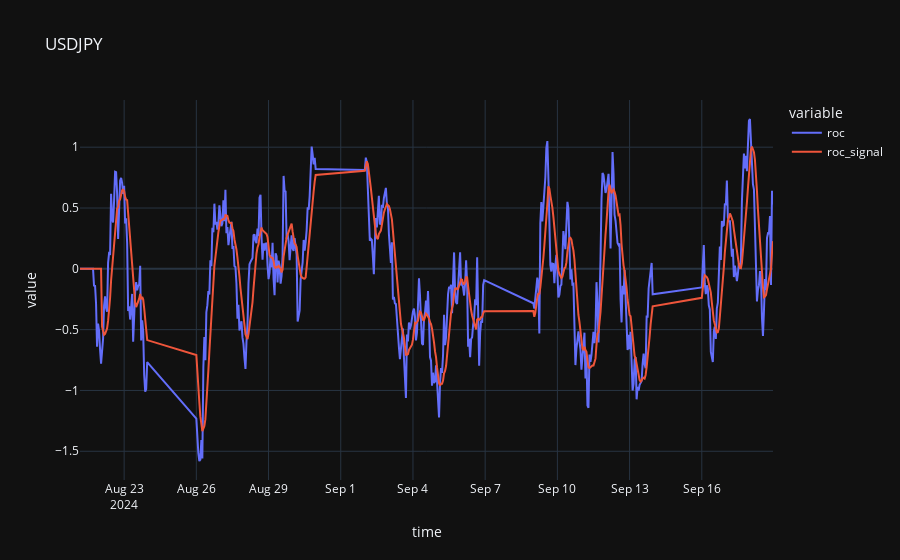
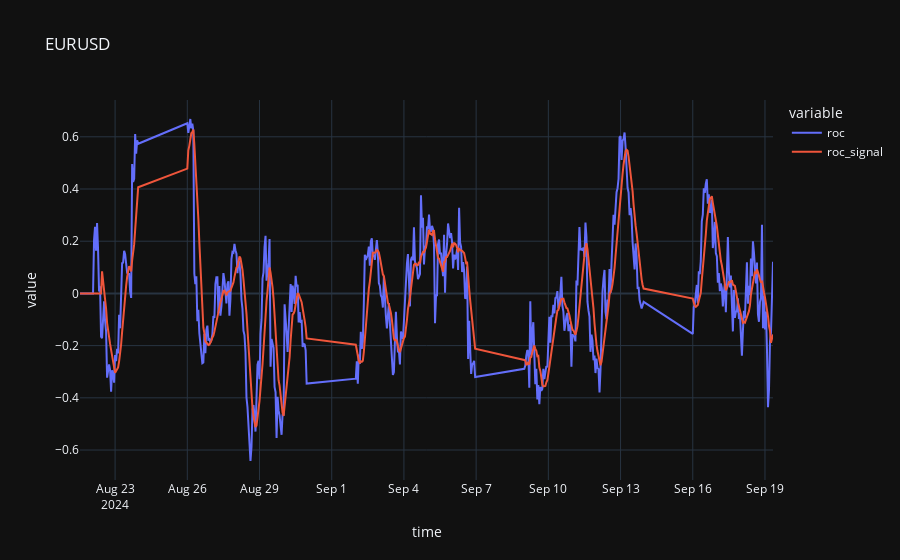
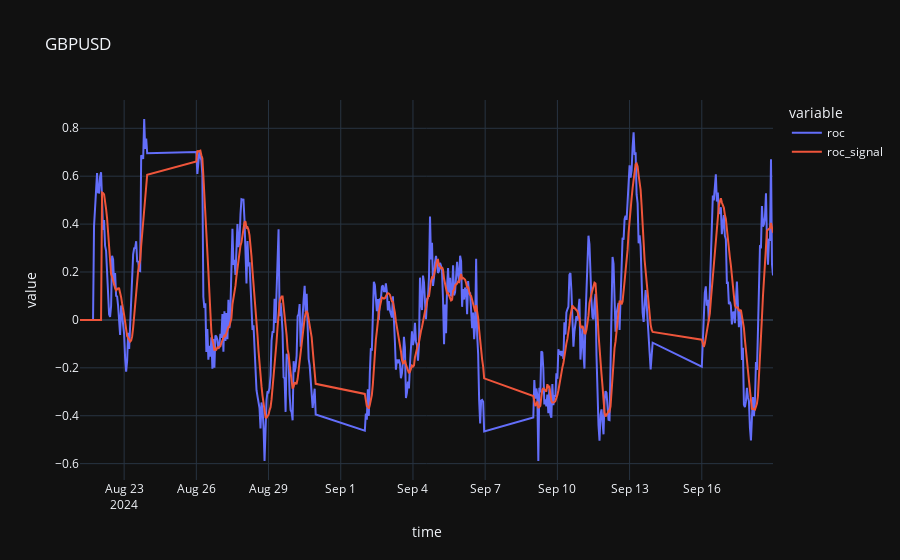
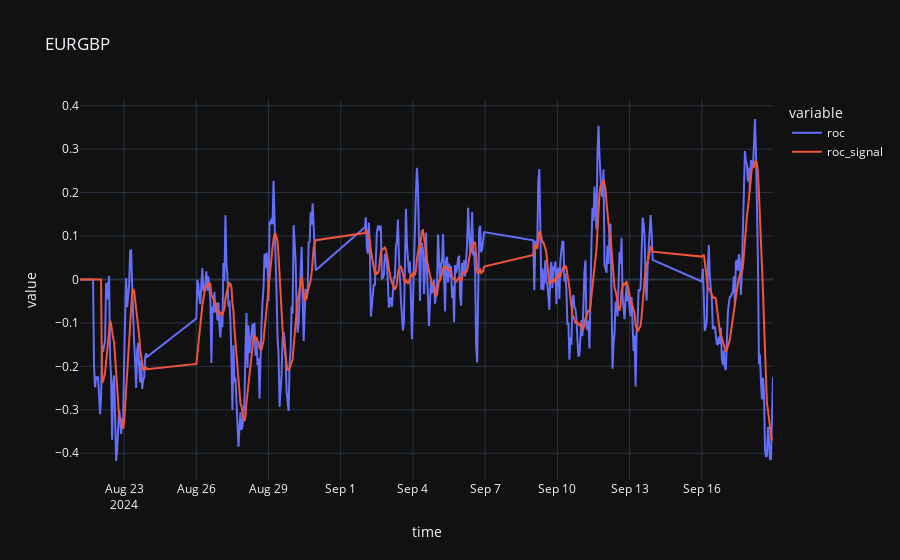

Here is the notebook cell these charts were saved with, in order:
### Code cell
for symbol, df in mtd.data.items():
    # Custom logic to calculate the ROC, no using libraries
    # Define the ROC period
    ROC_PERIOD = 14  # You can adjust this period as needed

    # Calculate Rate of Change (ROC)
    df['roc'] = ((df['close'] - df['close'].shift(ROC_PERIOD)) / df['close'].shift(ROC_PERIOD)) * 100

    # Calculate ROC Signal Line (Simple Moving Average of ROC)
    ROC_SIGNAL_PERIOD = 9  # You can adjust this period as needed
    df['roc_signal'] = df['roc'].rolling(window=ROC_SIGNAL_PERIOD).mean()

    # Calculate ROC Histogram
    df['roc_hist'] = df['roc'] - df['roc_signal']

    # Calculate ROC Momentum (Difference of ROC)
    df['roc_momentum'] = df['roc'].diff()

    # Handle missing values by filling them with zeros or appropriate methods
    df.fillna(0, inplace=True)

    # Optional: Calculate Additional ROC-Related Indicators

    # 1. ROC Slope (Rate of Change of ROC)
    ROC_SLOPE_PERIOD = 3  # Number of periods to calculate the slope
    df['ROC_Slope'] = (df['roc'] - df['roc'].shift(ROC_SLOPE_PERIOD)) / ROC_SLOPE_PERIOD

    # 2. ROC Percentage Change
    df['roc_pct_change'] = df['roc'].pct_change() * 100

    # 3. Smoothed ROC using Exponential Moving Average (EMA)
    EMA_PERIOD = 9
    df['roc_ema'] = df['roc'].ewm(span=EMA_PERIOD, adjust=False).mean()

    # 4. ROC Rate of Change (Second Order ROC)
    df['roc_rate_of_change'] = ((df['roc'] - df['roc'].shift(ROC_PERIOD)) / df['roc'].shift(ROC_PERIOD)) * 100

    plot_plotly(df, symbol, ['roc', 'roc_signal'])

### Figure 1 — Plotly figure (JSON) as saved in the notebook; plotly's stock layout.template omitted (floating-point values rounded to 4 significant figures; data arrays with more than 128 entries replaced by an {"elided": "..."} marker saying what was removed)
{"data": [{"hovertemplate": "variable=roc<br>time=%{x}<br>value=%{y}<extra></extra>", "legendgroup": "roc", "line": {"color": "#636efa", "dash": "solid"}, "marker": {"symbol": "circle"}, "mode": "lines", "name": "roc", "orientation": "v", "showlegend": true, "type": "scatter", "x": {"elided": "500 str values"}, "xaxis": "x", "y": {"elided": "500 float values"}, "yaxis": "y"}, {"hovertemplate": "variable=roc_signal<br>time=%{x}<br>value=%{y}<extra></extra>", "legendgroup": "roc_signal", "line": {"color": "#EF553B", "dash": "solid"}, "marker": {"symbol": "circle"}, "mode": "lines", "name": "roc_signal", "orientation": "v", "showlegend": true, "type": "scatter", "x": {"elided": "500 str values"}, "xaxis": "x", "y": {"elided": "500 float values"}, "yaxis": "y"}], "layout": {"legend": {"title": {"text": "variable"}, "tracegroupgap": 0}, "title": {"text": "USDJPY"}, "xaxis": {"anchor": "y", "domain": [0, 1], "title": {"text": "time"}}, "yaxis": {"anchor": "x", "domain": [0, 1], "title": {"text": "value"}}}}

### Figure 2 — Plotly figure (JSON) as saved in the notebook; plotly's stock layout.template omitted (floating-point values rounded to 4 significant figures; data arrays with more than 128 entries replaced by an {"elided": "..."} marker saying what was removed)
{"data": [{"hovertemplate": "variable=roc<br>time=%{x}<br>value=%{y}<extra></extra>", "legendgroup": "roc", "line": {"color": "#636efa", "dash": "solid"}, "marker": {"symbol": "circle"}, "mode": "lines", "name": "roc", "orientation": "v", "showlegend": true, "type": "scatter", "x": {"elided": "500 str values"}, "xaxis": "x", "y": {"elided": "500 float values"}, "yaxis": "y"}, {"hovertemplate": "variable=roc_signal<br>time=%{x}<br>value=%{y}<extra></extra>", "legendgroup": "roc_signal", "line": {"color": "#EF553B", "dash": "solid"}, "marker": {"symbol": "circle"}, "mode": "lines", "name": "roc_signal", "orientation": "v", "showlegend": true, "type": "scatter", "x": {"elided": "500 str values"}, "xaxis": "x", "y": {"elided": "500 float values"}, "yaxis": "y"}], "layout": {"legend": {"title": {"text": "variable"}, "tracegroupgap": 0}, "title": {"text": "EURUSD"}, "xaxis": {"anchor": "y", "domain": [0, 1], "title": {"text": "time"}}, "yaxis": {"anchor": "x", "domain": [0, 1], "title": {"text": "value"}}}}

### Figure 3 — Plotly figure (JSON) as saved in the notebook; plotly's stock layout.template omitted (floating-point values rounded to 4 significant figures; data arrays with more than 128 entries replaced by an {"elided": "..."} marker saying what was removed)
{"data": [{"hovertemplate": "variable=roc<br>time=%{x}<br>value=%{y}<extra></extra>", "legendgroup": "roc", "line": {"color": "#636efa", "dash": "solid"}, "marker": {"symbol": "circle"}, "mode": "lines", "name": "roc", "orientation": "v", "showlegend": true, "type": "scatter", "x": {"elided": "500 str values"}, "xaxis": "x", "y": {"elided": "500 float values"}, "yaxis": "y"}, {"hovertemplate": "variable=roc_signal<br>time=%{x}<br>value=%{y}<extra></extra>", "legendgroup": "roc_signal", "line": {"color": "#EF553B", "dash": "solid"}, "marker": {"symbol": "circle"}, "mode": "lines", "name": "roc_signal", "orientation": "v", "showlegend": true, "type": "scatter", "x": {"elided": "500 str values"}, "xaxis": "x", "y": {"elided": "500 float values"}, "yaxis": "y"}], "layout": {"legend": {"title": {"text": "variable"}, "tracegroupgap": 0}, "title": {"text": "GBPUSD"}, "xaxis": {"anchor": "y", "domain": [0, 1], "title": {"text": "time"}}, "yaxis": {"anchor": "x", "domain": [0, 1], "title": {"text": "value"}}}}

### Figure 4 — Plotly figure (JSON) as saved in the notebook; plotly's stock layout.template omitted (floating-point values rounded to 4 significant figures; data arrays with more than 128 entries replaced by an {"elided": "..."} marker saying what was removed)
{"data": [{"hovertemplate": "variable=roc<br>time=%{x}<br>value=%{y}<extra></extra>", "legendgroup": "roc", "line": {"color": "#636efa", "dash": "solid"}, "marker": {"symbol": "circle"}, "mode": "lines", "name": "roc", "orientation": "v", "showlegend": true, "type": "scatter", "x": {"elided": "500 str values"}, "xaxis": "x", "y": {"elided": "500 float values"}, "yaxis": "y"}, {"hovertemplate": "variable=roc_signal<br>time=%{x}<br>value=%{y}<extra></extra>", "legendgroup": "roc_signal", "line": {"color": "#EF553B", "dash": "solid"}, "marker": {"symbol": "circle"}, "mode": "lines", "name": "roc_signal", "orientation": "v", "showlegend": true, "type": "scatter", "x": {"elided": "500 str values"}, "xaxis": "x", "y": {"elided": "500 float values"}, "yaxis": "y"}], "layout": {"legend": {"title": {"text": "variable"}, "tracegroupgap": 0}, "title": {"text": "EURGBP"}, "xaxis": {"anchor": "y", "domain": [0, 1], "title": {"text": "time"}}, "yaxis": {"anchor": "x", "domain": [0, 1], "title": {"text": "value"}}}}
